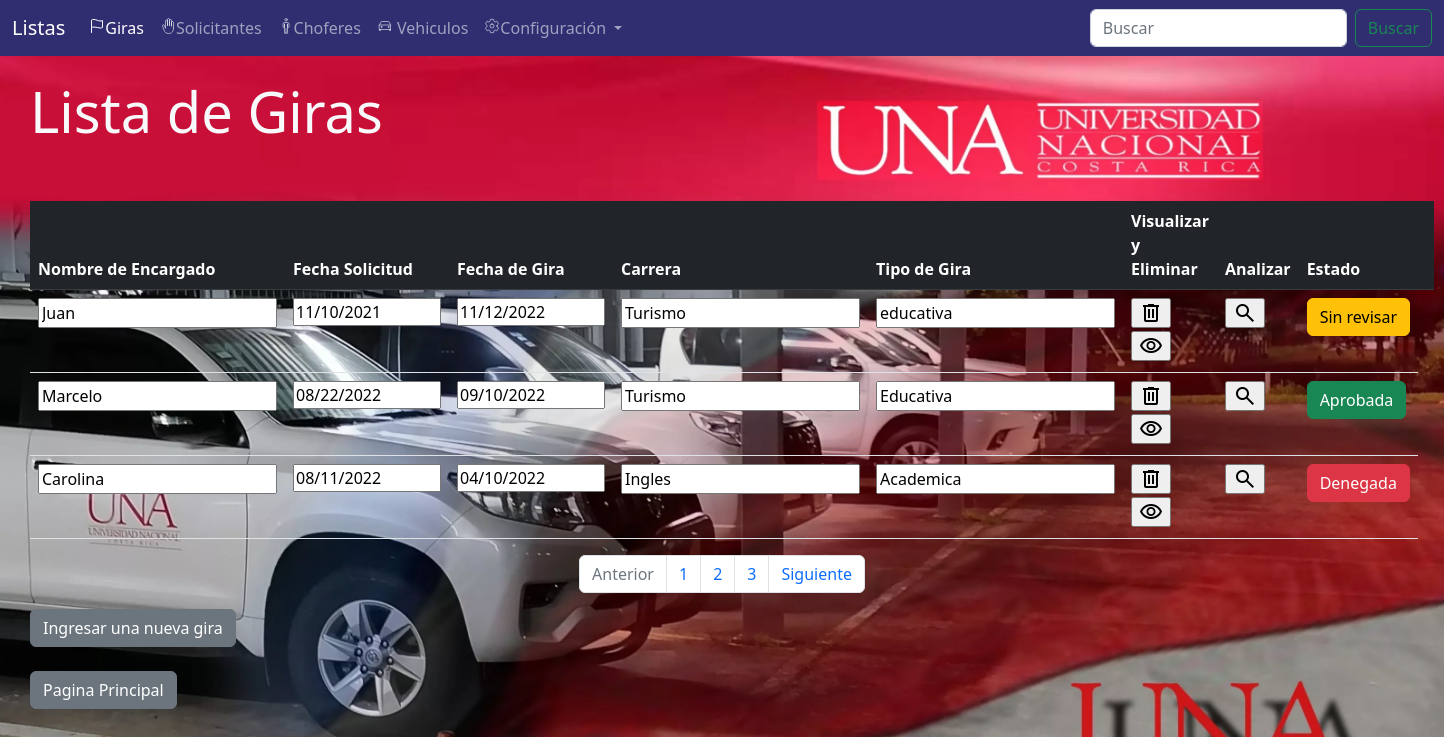
The page /View/visualizarGiras.php on the database its author committed.
### tables this page shows
CREATE TABLE `tbgira` (
  `tbgiraid` int(11) NOT NULL,
  `tbgiranombreencargado` text NOT NULL,
  `tbgiraapellidoencargado` text NOT NULL,
  `tbgiracedulaencargado` varchar(20) NOT NULL,
  `tbgirafechasolicitud` date NOT NULL,
  `tbgiranombreacompanante` text NOT NULL,
  `tbgiraapellidoacompanante` text NOT NULL,
  `tbgiracedulaacompanante` varchar(20) NOT NULL,
  `tbgirafechagira` date NOT NULL,
  `tbgiracarrera` text NOT NULL,
  `tbgiratipogira` text NOT NULL,
  `tbgirarequierechofer` tinyint(2) NOT NULL,
  `tbgiraobjetivo` text NOT NULL,
  `tbgiraidchofer` int(11) NOT NULL,
  `tbgiraestado` text NOT NULL
);

### data/GirasData.php (called while the page is built, shortened)
<?php
include '../domain/Gira.php';
class GirasData extends Data {
    public function getAllGira() {
        $conn = mysqli_connect($this->server, $this->user, $this->password, $this->db);
        $conn->set_charset('utf8');
        $querySelect = "SELECT * FROM tbgira;";
        $result = mysqli_query($conn, $querySelect);
        $Giras = [];
        while ($row = mysqli_fetch_array($result)) {
            $currentGira = new Gira($row['tbgiraid'], $row['tbgiranombreencargado'], $row['tbgiraapellidoencargado'],
            $row['tbgiracedulaencargado'], $row['tbgirafechasolicitud'], $row['tbgiranombreacompanante'], $row['tbgiraapellidoacompanante']
            , $row['tbgiracedulaacompanante'], $row['tbgirafechagira'], $row['tbgiracarrera'], $row['tbgiratipogira']
            , $row['tbgirarequierechofer'], $row['tbgiraobjetivo'], $row['tbgiraidchofer'], $row['tbgiraestado']);
            array_push($Giras, $currentGira);
        }
        return $Giras;
    }
}

### business/GiraBusiness.php (called while the page is built)
<?php
include '../data/GirasData.php';
class GiraBusiness {
    private $GirasData;
    public function GiraBusiness() {
        $this->GirasData = new GirasData();
    }
    public function getAllGira() {
        return $this->GirasData->getAllGira();
    }
}

### domain/Gira.php (called while the page is built, shortened)
<?php
class Gira{
    private $giraNombreEncargado;
    private $giraFechaSolicitud;
    private $giraFechaGira;
    private $giraCarrera;
    private $giraTipoGira;
	private $giraEstado;
    function Gira($giraId, $giraNombreEncargado, $giraApellidoEncargado, $giraCedulaEncargado, $giraFechaSolicitud, $giraNombreAcompanante, $giraApellidoACompanante, $giraCedulaAcompanante, $giraFechaGira, $giraCarrera, $giraTipoGira, $giraRequireChofer, $giraObjetivo, $giraIdChofer, $giraEstado){
        $this->giraNombreEncargado = $giraNombreEncargado;
        $this->giraFechaSolicitud = $giraFechaSolicitud;
        $this->giraFechaGira = $giraFechaGira;
        $this->giraCarrera = $giraCarrera;
        $this->giraTipoGira = $giraTipoGira;
		$this->giraEstado = $giraEstado;
    }
	function getGiraNombreEncargado() {
		return $this->giraNombreEncargado;
	}
	function getGiraFechaSolicitud() {
		return $this->giraFechaSolicitud;
	}
	function getGiraFechaGira() {
		return $this->giraFechaGira;
	}
	function getGiraCarrera() {
		return $this->giraCarrera;
	}
	function getGiraTipoGira() {
		return $this->giraTipoGira;
	}
	function getGiraEstado() {
		return $this->giraEstado;
	}
}

### View/visualizarGiras.php (the view, shortened to what this page needs)
<!DOCTYPE html>
<html lang="en">
<head>
    <link rel = "stylesheet" href="../css/style1.css" type = "text/css"></link>
    <link href="https://cdn.jsdelivr.net/npm/bootstrap@5.2.2/dist/css/bootstrap.min.css" rel="stylesheet">
    <link rel="stylesheet" href="myProjects/webProject/icofont/css/icofont.min.css">
    <?php
    include '../Business/GiraBusiness.php';
    ?>
<body class="bg-light">
  <nav class="navbar navbar-expand-lg fixed-top navbar navbar-dark" style="background-color: #302E71" aria-label="Navegación principal" _mstaria-label="441961">
    <div class="container-fluid">
      <a class="navbar-brand" href="#" _msthash="418717" _msttexthash="924456">Listas</a>
      <div class="navbar-collapse offcanvas-collapse" id="navbar" style="font-size: 1rem">
        <ul class="navbar-nav me-auto mb-2 mb-lg-0">
          <li class="nav-item">
            <a class="nav-link active" aria-current="page" href="/2022-Ingenieria-G4-GestionDeTransporte/View/VisualizarGiras.php" _msthash="1070225" _msttexthash="177827">
              <ion-icon name="flag-outline"></ion-icon>Giras
            </a>
          </li>
          <li class="nav-item">
            <a class="nav-link" href="/2022-Ingenieria-G4-GestionDeTransporte/View/VisualizarSolicitantes.php" _msthash="1070407" _msttexthash="257478">
              <ion-icon name="hand-right-outline"></ion-icon>Solicitantes
            </a>
          </li>
          <li class="nav-item">
            <a class="nav-link" href="/2022-Ingenieria-G4-GestionDeTransporte/View/VisualizarChoferes.php" _msthash="1070589" _msttexthash="76245">
              <ion-icon name="man-outline"></ion-icon>Choferes
            </a>
          </li>
          <li class="nav-item">
            <a class="nav-link" href="/2022-Ingenieria-G4-GestionDeTransporte/View/VisualizarVehiculos.php" _msthash="1070771" _msttexthash="282880">
              <ion-icon name="car-outline"></ion-icon> Vehiculos
            </a>
          </li>
          <li class="nav-item dropdown">
            <a class="nav-link dropdown-toggle" href="#" data-bs-toggle="dropdown" aria-expanded="false" _msthash="1070953" _msttexthash="262119">
              <ion-icon name="settings-outline"></ion-icon>Configuración
            </a>
          </li>
        </ul>
        <form class="d-flex" role="search">
          <input class="form-control me-2" type="search" placeholder="Buscar" aria-label="Buscar" _mstplaceholder="76154" _mstaria-label="76154">
          <button class="btn btn-outline-success" type="submit" _msthash="1202799" _msttexthash="76154">Buscar</button>
        </form>
      </div>
    </div>
  </nav>
</body>
<body class="" style="background-image: url(../Images/FondoU.webp); background-repeat: no-repeat; background-size: cover; background-position: center center;">
  <h2 class="display-4 text-light">Lista de Giras</h2>
  <table class="table">
    <thead class="table-dark">
      <tr>
        <th>Nombre de Encargado</th>
        <th>Fecha Solicitud</th>
        <th>Fecha de Gira</th>
        <th>Carrera</th>
        <th>Tipo de Gira</th>
        <th>Visualizar y Eliminar</th>
        <th>Analizar</th>
        <th>Estado</th>
        <th></th>
      </tr>
    </thead>
    <tbody id=buscar>
      <?php
      $GiraBusiness = new GiraBusiness();
      $allGiras = $GiraBusiness->getAllGira();
      foreach ($allGiras as $current) {
        echo '<form method="post" enctype="multipart/form-data" action="../business/GiraAction.php">';
        echo '<td><input type="text" readonly name="tbgiranombreencargado" id="tbgiranombreencargado" value="' . $current->getGiraNombreEncargado() . '"/></td>';
        echo '<td><input type="date" readonly name="tbgirafechasolicitud" id="tbgirafechasolicitud" value="' . $current->getGiraFechaSolicitud() . '"/></td>';
        echo '<td><input type="date" readonly name="tbgirafechagira" id="tbgirafechagira" value="' . $current->getGiraFechaGira() . '"/></td>';
        echo '<td><input type="text" readonly name="tbgiracarrera" id="tbgiracarrera" value="' . $current->getGiraCarrera() . '"/></td>';
        echo '<td><input type="text" readonly name="tbgiratipogira" id="tbgiratipogira" value="' . $current->getGiraTipoGira() . '"/></td>';
        echo '<td><input type="submit" class="material-symbols-outlined" value="delete" name="delete" id="delete"/>
      <input type="submit" class="material-symbols-outlined" value="visibility" name="show" id="show"/></td>';
        echo '<td><input type="submit" class="material-symbols-outlined" value="search" name="search" id="search"/></td>';
        if ($current->getGiraEstado() == "Aprobada") {
          $Estado = "Aprobada";
          echo '<td><input type="button" class="btn btn-success" readonly value= "' . $Estado . '" name="estado" id="estado"/></td>';
        } else
                if ($current->getGiraEstado() == "Denegada") {
          $Estado = "Denegada";
          echo '<td><input type="button" class="btn btn-danger" readonly value= "' . $Estado . '" name="estado" id="estado"/></td>';
        } else {
          $Estado = "Sin revisar";
          echo '<td><input type="button" class="btn btn-warning" readonly value= "' . $Estado . '" name="estado" id="estado"/></td>';
        }
        echo '</form>';
      }
      ?>
    </tbody>
  </table>
  <nav aria-label="Page navigation example">
    <ul class="pagination justify-content-center">
      <li class="page-item disabled">
        <a class="page-link">Anterior</a>
      </li>
      <li class="page-item"><a class="page-link" href="#">1</a></li>
      <li class="page-item"><a class="page-link" href="#">2</a></li>
      <li class="page-item"><a class="page-link" href="#">3</a></li>
      <li class="page-item">
        <a class="page-link" href="#">Siguiente</a>
      </li>
    </ul>
  </nav>
  <form action="/2022-Ingenieria-G4-GestionDeTransporte/View/PaginaPrincipal.php">
    <form action="">
      <input type="submit" class="btn btn-secondary" value="Ingresar una nueva gira" />
    </form>
  </form>
  <form action="/2022-Ingenieria-G4-GestionDeTransporte/View/PaginaPrincipal.php">
    <form action="/2022-Ingenieria-G4-GestionDeTransporte/View/PaginaPrincipal.php">
      <input type="submit" class="btn btn-secondary" value="Pagina Principal" />
    </form>
  </form>
</body>
</html>

### css/style1.css (style rules this page uses)
body { height: 125vh; margin-top: 80px; padding: 30px; background-size: cover; font-family: sans-serif; }

### rows shown on the page
tbgira: tbgiranombreencargado "Juan", tbgirafechasolicitud "11/10/2021", tbgirafechagira "11/12/2022", tbgiracarrera "Turismo", tbgiratipogira "educativa", estado "Sin revisar"
tbgira: tbgiranombreencargado "Marcelo", tbgirafechasolicitud "08/22/2022", tbgirafechagira "09/10/2022", tbgiracarrera "Turismo", tbgiratipogira "Educativa", estado "Aprobada"
tbgira: tbgiranombreencargado "Carolina", tbgirafechasolicitud "08/11/2022", tbgirafechagira "04/10/2022", tbgiracarrera "Ingles", tbgiratipogira "Academica", estado "Denegada"
